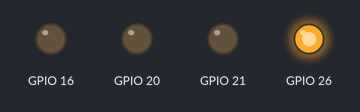
Bench run of a program on a simulated Raspberry Pi (BCM pin numbers). On the bench: output pins drawn as LEDs (lit = HIGH). What the program prints to the terminal is not drawn. At 0.0 s the program stops and its outputs stay as they are.

Above: at 0.1 s.
Timing chart, 0 to 1.5 s (numbered marks = the images above):
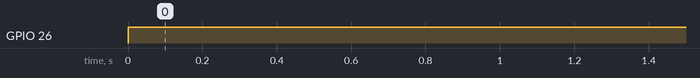

The program:

forward.py
```python
#!/usr/bin/python3
import RPi.GPIO as GPIO


GPIO.setwarnings(False)
GPIO.setmode(GPIO.BCM)

GPIO.setup(16,GPIO.OUT)
GPIO.setup(20,GPIO.OUT)
GPIO.setup(21,GPIO.OUT)
GPIO.setup(26,GPIO.OUT)


GPIO.output(16,GPIO.LOW)
GPIO.output(20,GPIO.LOW)
GPIO.output(21,GPIO.LOW)
GPIO.output(26,GPIO.HIGH)
print("Forward")
```

Measured:
- by itself, GPIO 26: LOW → HIGH at 0.00 s
